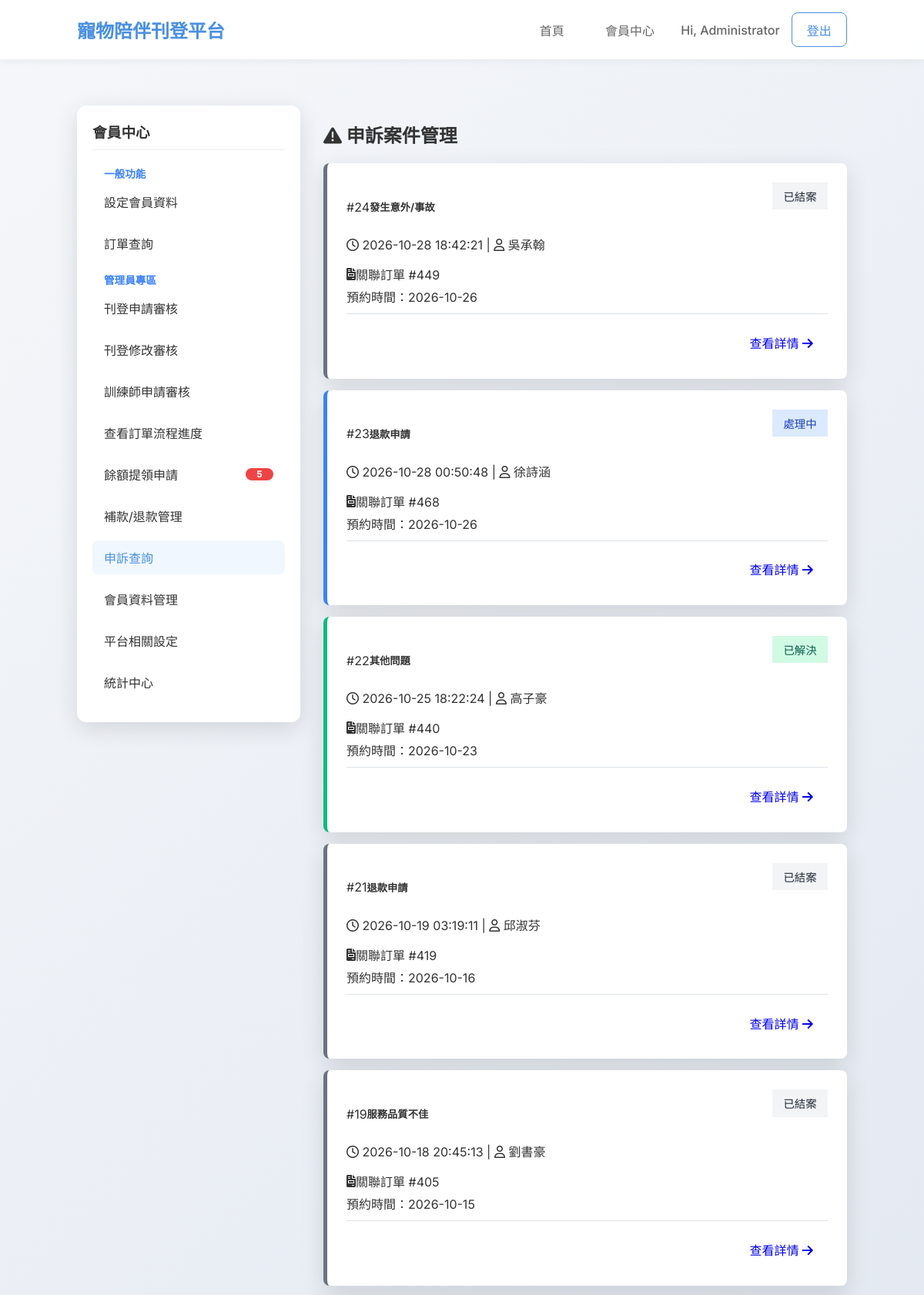
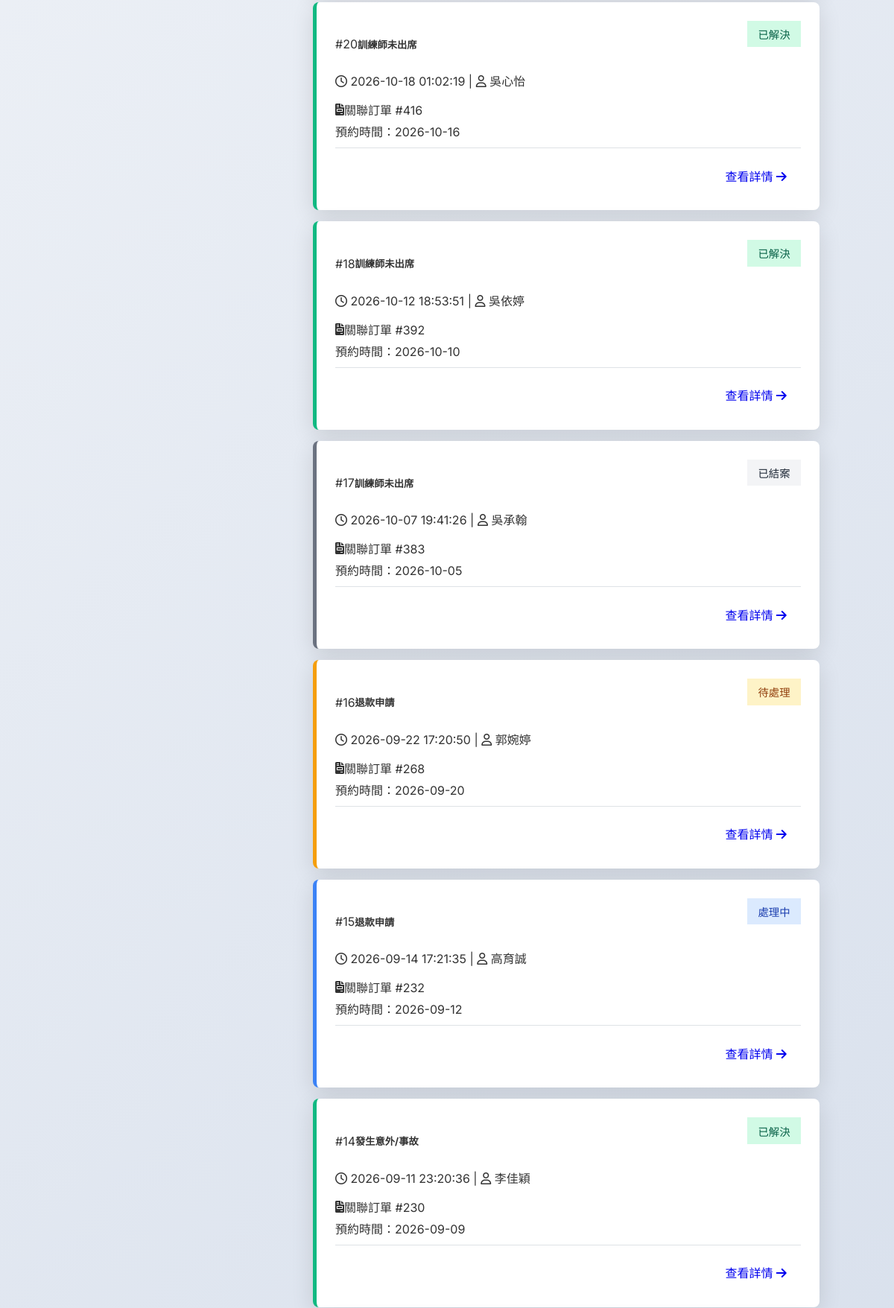
Page /admin/appeals (signed in, upper part) on the committed database (2 pictures, top to bottom).
### tables this page shows
CREATE TABLE order_appeals (
                id INTEGER PRIMARY KEY AUTOINCREMENT,
                order_id INTEGER NOT NULL,
                user_id INTEGER NOT NULL,
                reason TEXT,
                description TEXT NOT NULL,
                status TEXT DEFAULT 'pending', -- pending, processing, resolved, closed
                admin_reply TEXT,
                created_at TIMESTAMP DEFAULT CURRENT_TIMESTAMP,
                updated_at TIMESTAMP DEFAULT CURRENT_TIMESTAMP, user_reply TEXT, user_reply_at TIMESTAMP,
                FOREIGN KEY (order_id) REFERENCES orders (id),
                FOREIGN KEY (user_id) REFERENCES users (id)
            );

CREATE TABLE users (
    id INTEGER PRIMARY KEY AUTOINCREMENT,
    email TEXT UNIQUE NOT NULL,
    password_hash TEXT NOT NULL,
    name TEXT NOT NULL,
    nickname TEXT,
    gender TEXT NOT NULL,
    dob DATE NOT NULL,
    city TEXT NOT NULL,
    district TEXT NOT NULL,
    phone TEXT NOT NULL,
    created_at TIMESTAMP DEFAULT CURRENT_TIMESTAMP
, role TEXT DEFAULT 'member', avatar TEXT);

CREATE TABLE orders (
        id INTEGER PRIMARY KEY AUTOINCREMENT,
        listing_id INTEGER NOT NULL,
        buyer_id INTEGER NOT NULL,
        seller_id INTEGER NOT NULL,
        booking_date TEXT NOT NULL,
        booking_time TEXT NOT NULL,
        status TEXT DEFAULT 'pending',
        created_at TIMESTAMP DEFAULT CURRENT_TIMESTAMP, location_type TEXT, location_detail TEXT, price_at_booking INTEGER, updated_at TIMESTAMP DEFAULT CURRENT_TIMESTAMP, duration INTEGER DEFAULT 1, total_price INTEGER, payment_status TEXT DEFAULT 'unpaid', payment_method TEXT, payment_time TIMESTAMP, card_last4 TEXT, payment_confirmed INTEGER DEFAULT 0, payment_deadline TIMESTAMP, paid_amount INTEGER DEFAULT 0, original_price REAL,
        FOREIGN KEY (listing_id) REFERENCES listings (id),
        FOREIGN KEY (buyer_id) REFERENCES users (id),
        FOREIGN KEY (seller_id) REFERENCES users (id)
    );

### pet_platform/blueprints/admin.py (the view)
@bp.route('/admin/appeals')
@role_required(Role.ADMIN)
def admin_appeals():
    conn = get_db()
    appeals = conn.execute('''
        SELECT a.*, o.booking_date, o.booking_time, u.name as user_name, u.email as user_email
        FROM order_appeals a
        JOIN orders o ON a.order_id = o.id
        JOIN users u ON a.user_id = u.id
        ORDER BY a.created_at DESC
    ''').fetchall()
    return render_template('admin_appeals_list.html', appeals=appeals, active_page='appeals', title='申訴案件管理')

### pet_platform/context_processors.py (called while the page is built)
def inject_sidebar_counts():
    counts = {}
    if 'user_id' in session:
        try:
            counts = sidebar_counts(session['user_id'], session.get('user_role'))
        except Exception:
            current_app.logger.exception('Error injecting sidebar counts')
    return dict(sidebar_counts=counts)

### pet_platform/db.py (called while the page is built)
def get_db():
    if 'db' not in g:
        g.db = sqlite3.connect(current_app.config['DATABASE'])
        g.db.row_factory = sqlite3.Row
    return g.db

### pet_platform/services/stats_service.py (called while the page is built, shortened)
def sidebar_counts(user_id, role):
    conn = get_db()
    if role == Role.ADMIN:
        c = conn.execute(_ADMIN_COUNTS_SQL).fetchone()
        supplements = c['underpaid'] + c['paid_supplements']
        return {
            'admin_pending_listings': c['pending_listings'],
            'admin_pending_trainers': c['pending_trainers'],
            'admin_pending_withdrawals': c['pending_withdrawals'],
            'admin_pending_payments': c['pending_payments'],
            'admin_pending_modifications': c['pending_modifications'],
            'admin_tab_refund_count': c['refund_tasks'],
            'admin_tab_supplement_count': supplements,
            'admin_pending_refunds': c['refund_tasks'] + supplements,
        }

### pet_platform/utils/time.py (called while the page is built)
def utc8_filter(dt_str):
    if not dt_str:
        return ''
    try:
        if isinstance(dt_str, str):
            dt = datetime.fromisoformat(dt_str.replace('Z', '+00:00'))
        else:
            dt = dt_str
        if dt.tzinfo is None:
            dt = dt.replace(tzinfo=timezone.utc)
        return dt.astimezone(TZ_UTC8).strftime('%Y-%m-%d %H:%M:%S')
    except Exception:
        return str(dt_str)

### templates/admin_appeals_list.html (shortened to what this page needs)
{% extends 'member_layout.html' %}
{% block member_content %}
<div class="d-flex justify-content-between align-items-center mb-4">
    <h2><i class="fas fa-exclamation-triangle"></i> 申訴案件管理</h2>
</div>
{% if appeals %}
<div style="display: flex; flex-direction: column; gap: 15px;">
    {% for appeal in appeals %}
    {% set border_color = '#6c757d' %}
    {% set status_text = '未知狀態' %}
    {% set badge_bg = '#f3f4f6' %}
    {% set badge_color = '#374151' %}
    {% if appeal.status == 'pending' %}
    {% set border_color = '#f59e0b' %}
    {% set status_text = '待處理' %}
    {% set badge_bg = '#fef3c7' %}
    {% set badge_color = '#92400e' %}
    {% elif appeal.status == 'processing' %}
    {% set border_color = '#3b82f6' %}
    {% set status_text = '處理中' %}
    {% set badge_bg = '#dbeafe' %}
    {% set badge_color = '#1e40af' %}
    {% elif appeal.status == 'resolved' %}
    {% set border_color = '#10b981' %}
    {% set status_text = '已解決' %}
    {% set badge_bg = '#d1fae5' %}
    {% set badge_color = '#065f46' %}
    {% elif appeal.status == 'closed' %}
    {% set border_color = '#6b7280' %}
    {% set status_text = '已結案' %}
    {% set badge_bg = '#f3f4f6' %}
    {% set badge_color = '#1f2937' %}
    {% endif %}
    <div class="card shadow-sm border-0"
        style="border-left: 5px solid {{ border_color }} !important; border-radius: 8px; overflow: visible;">
        <div class="card-body p-4">
            <div style="display: flex; justify-content: space-between; margin-bottom: 15px;">
                <div>
                    <div style="display: flex; align-items: center; margin-bottom: 5px;">
                        <span class="fw-bold text-secondary me-2">#{{ appeal.id }}</span>
                        <h5 class="card-title fw-bold mb-0 text-dark">
                            {% if appeal.reason == 'trainer_absent' %}訓練師未出席
                            {% elif appeal.reason == 'service_quality' %}服務品質不佳
                            {% elif appeal.reason == 'refund_request' %}退款申請
                            {% elif appeal.reason == 'accident' %}發生意外/事故
                            {% elif appeal.reason == 'other' %}其他問題
                            {% else %}{{ appeal.reason }}
                            {% endif %}
                        </h5>
                    </div>
                    <div class="text-muted small">
                        <i class="far fa-clock me-1"></i> {{ appeal.created_at | utc8 }}
                        <span class="mx-2">|</span>
                        <i class="far fa-user me-1"></i> {{ appeal.user_name }}
                    </div>
                </div>
                <div style="text-align: right;">
                    <span class="badge rounded-pill"
                        style="background-color: {{ badge_bg }}; color: {{ badge_color }}; font-size: 0.9rem; padding: 0.5em 1em; display: inline-block;">
                        {{ status_text }}
                    </span>
                </div>
            </div>
            <div class="p-3 bg-light rounded-3 mb-3 border">
                <div style="display: flex; align-items: center; margin-bottom: 5px;">
                    <i class="fas fa-file-invoice text-primary me-2"></i>
                    <span class="fw-bold text-dark">關聯訂單 #{{ appeal.order_id }}</span>
                </div>
                <div class="small text-muted mb-0">
                    預約時間：{{ appeal.booking_date }}
                </div>
            </div>
            <div
                style="display: flex; justify-content: flex-end; border-top: 1px solid #dee2e6; padding-top: 15px; margin-top: 10px;">
                <a href="{{ url_for('admin.admin_appeal_detail', appeal_id=appeal.id) }}"
                    class="btn btn-outline-primary rounded-pill px-4">
                    查看詳情 <i class="fas fa-arrow-right ms-1"></i>
                </a>
            </div>
        </div>
    </div>
    {% endfor %}
</div>
{% endif %}
{% endblock %}

### static/style.css (style rules this page uses)
:root { --primary-color: #4a90e2; --primary-hover: #357abd; --bg-color: #f4f7f6; --card-bg: rgba(255, 255, 255, 0.85); --text-color: #333; --text-muted: #666; --border-radius: 12px; --shadow: 0 8px 30px rgba(0, 0, 0, 0.12); --font-family: 'Inter', sans-serif; }
body { font-family: var(--font-family); background-color: var(--bg-color); background-image: linear-gradient(135deg, #f5f7fa 0%, #c3cfe2 100%); margin: 0; color: var(--text-color); min-height: 100vh; }
.btn { padding: 0.6rem 1.2rem; border-radius: 8px; text-decoration: none; font-weight: 500; transition: all 0.3s ease; cursor: pointer; border: none; }
.card { background: white; padding: 25px; border-radius: var(--border-radius); box-shadow: var(--shadow); }

### rows in the picture
order_appeals: id "24", reason "發生意外/事故", created_at|utc8 "2026-10-28 18:42:21", user_name "吳承翰", status_text "已結案", order_id "449", booking_date "2026-10-26"
order_appeals: id "23", reason "退款申請", created_at|utc8 "2026-10-28 00:50:48", user_name "徐詩涵", status_text "處理中", order_id "468", booking_date "2026-10-26"
order_appeals: id "22", reason "其他問題", created_at|utc8 "2026-10-25 18:22:24", user_name "高子豪", status_text "已解決", order_id "440", booking_date "2026-10-23"
order_appeals: id "21", reason "退款申請", created_at|utc8 "2026-10-19 03:19:11", user_name "邱淑芬", status_text "已結案", order_id "419", booking_date "2026-10-16"
order_appeals: id "19", reason "服務品質不佳", created_at|utc8 "2026-10-18 20:45:13", user_name "劉書豪", status_text "已結案", order_id "405", booking_date "2026-10-15"
order_appeals: id "20", reason "訓練師未出席", created_at|utc8 "2026-10-18 01:02:19", user_name "吳心怡", status_text "已解決", order_id "416", booking_date "2026-10-16"
order_appeals: id "18", reason "訓練師未出席", created_at|utc8 "2026-10-12 18:53:51", user_name "吳依婷", status_text "已解決", order_id "392", booking_date "2026-10-10"
order_appeals: id "17", reason "訓練師未出席", created_at|utc8 "2026-10-07 19:41:26", user_name "吳承翰", status_text "已結案", order_id "383", booking_date "2026-10-05"
order_appeals: id "16", reason "退款申請", created_at|utc8 "2026-09-22 17:20:50", user_name "郭婉婷", status_text "待處理", order_id "268", booking_date "2026-09-20"
order_appeals: id "15", reason "退款申請", created_at|utc8 "2026-09-14 17:21:35", user_name "高育誠", status_text "處理中", order_id "232", booking_date "2026-09-12"
order_appeals: id "14", reason "發生意外/事故", created_at|utc8 "2026-09-11 23:20:36", user_name "李佳穎", status_text "已解決", order_id "230", booking_date "2026-09-09"

### other values in the picture
{{ session.get('user_name') }} "Administrator"
{{ sidebar_counts['admin_pending_withdrawals'] }} "5"
